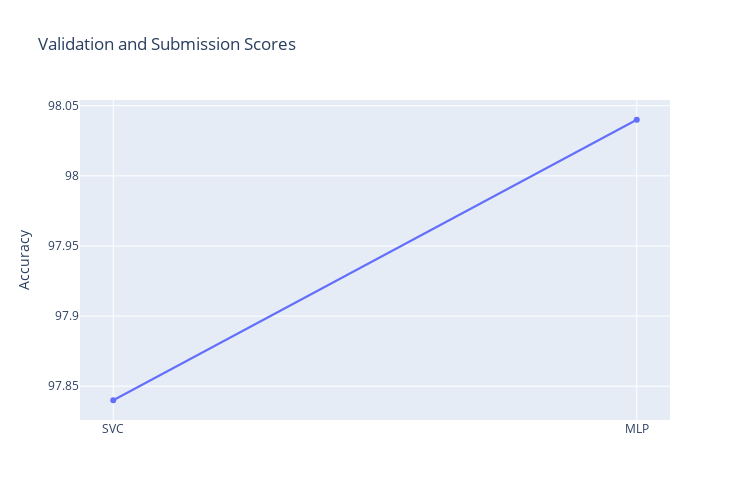

Source (notebook cell):
### Code cell
trace1 = go.Scatter(x = list_classifiers, y = val_scores,
                   name="Validation", text = list_classifiers)

data = [trace1]

layout = dict(title = "Validation and Submission Scores", 
              xaxis=dict(ticklen=10, zeroline= False),
              yaxis=dict(title = "Accuracy", side='left', ticklen=10,),                                  
              legend=dict(orientation="v", x=1.05, y=1.0),
              autosize=False, width=750, height=500,
              )

fig = dict(data = data, layout = layout)
iplot(fig)

### Figure 1 — Plotly figure (JSON) as saved in the notebook; plotly's stock layout.template omitted (floating-point values rounded to 4 significant figures)
{"data": [{"name": "Validation", "text": ["SVC", "MLP"], "type": "scatter", "x": ["SVC", "MLP"], "y": [97.84, 98.04]}], "layout": {"autosize": false, "height": 500, "legend": {"orientation": "v", "x": 1.05, "y": 1}, "title": {"text": "Validation and Submission Scores"}, "width": 750, "xaxis": {"ticklen": 10, "zeroline": false}, "yaxis": {"side": "left", "ticklen": 10, "title": {"text": "Accuracy"}}}}
